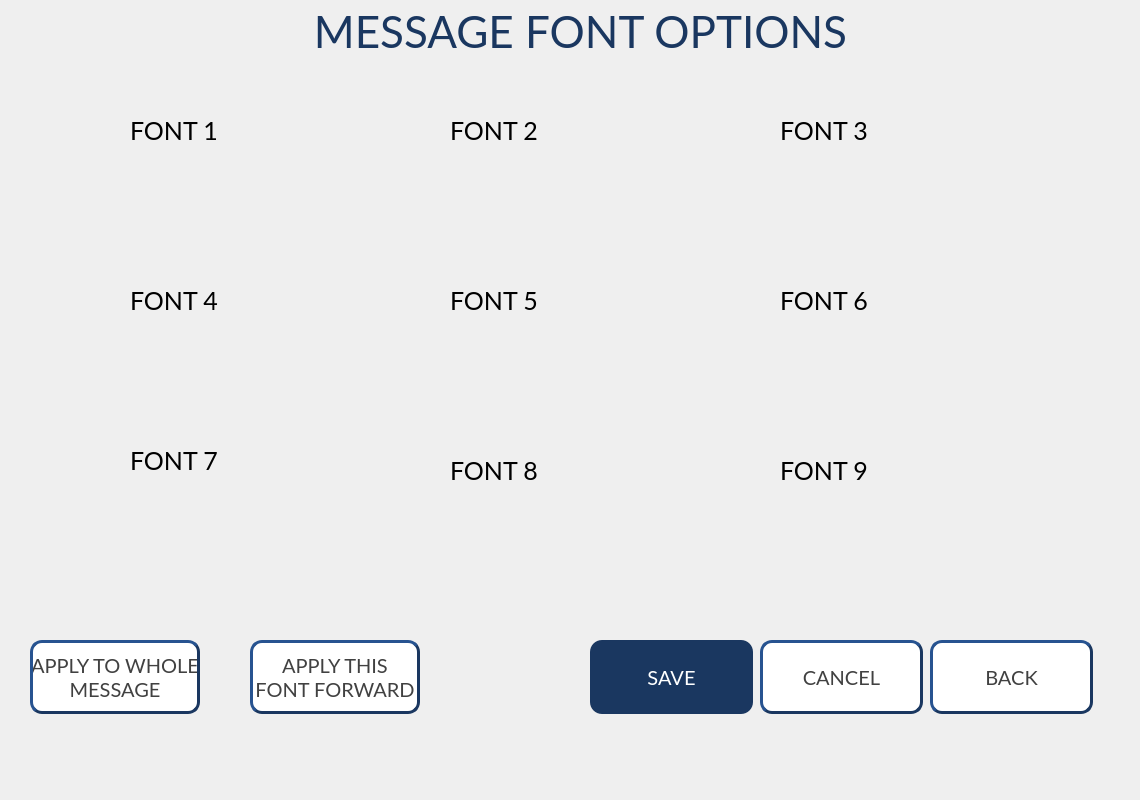
<?xml version="1.0" encoding="UTF-8"?>
<ui version="4.0">
 <class>HNS_Font_Settings_Screen</class>
 <widget class="QWidget" name="HNS_Font_Settings_Screen">
  <property name="geometry">
   <rect>
    <x>0</x>
    <y>0</y>
    <width>1140</width>
    <height>800</height>
   </rect>
  </property>
  <property name="windowTitle">
   <string>Form</string>
  </property>
  <widget class="QLabel" name="LBL_FontName1">
   <property name="geometry">
    <rect>
     <x>130</x>
     <y>120</y>
     <width>161</width>
     <height>21</height>
    </rect>
   </property>
   <property name="font">
    <font>
     <family>Lato</family>
     <pointsize>19</pointsize>
    </font>
   </property>
   <property name="text">
    <string>FONT 1</string>
   </property>
   <property name="alignment">
    <set>Qt::AlignLeading|Qt::AlignLeft|Qt::AlignVCenter</set>
   </property>
  </widget>
  <widget class="HNS_Message_Preview" name="GV_Fonts_Preview5" native="true">
   <property name="geometry">
    <rect>
     <x>450</x>
     <y>320</y>
     <width>230</width>
     <height>125</height>
    </rect>
   </property>
   <property name="styleSheet">
    <string notr="true"/>
   </property>
  </widget>
  <widget class="QLabel" name="LBL_FontName7">
   <property name="geometry">
    <rect>
     <x>130</x>
     <y>450</y>
     <width>161</width>
     <height>21</height>
    </rect>
   </property>
   <property name="font">
    <font>
     <family>Lato</family>
     <pointsize>19</pointsize>
    </font>
   </property>
   <property name="text">
    <string>FONT 7</string>
   </property>
   <property name="alignment">
    <set>Qt::AlignLeading|Qt::AlignLeft|Qt::AlignVCenter</set>
   </property>
  </widget>
  <widget class="QLabel" name="LBL_FontName4">
   <property name="geometry">
    <rect>
     <x>130</x>
     <y>290</y>
     <width>161</width>
     <height>21</height>
    </rect>
   </property>
   <property name="font">
    <font>
     <family>Lato</family>
     <pointsize>19</pointsize>
    </font>
   </property>
   <property name="text">
    <string>FONT 4</string>
   </property>
   <property name="alignment">
    <set>Qt::AlignLeading|Qt::AlignLeft|Qt::AlignVCenter</set>
   </property>
  </widget>
  <widget class="HNS_Message_Preview" name="GV_Fonts_Preview2" native="true">
   <property name="geometry">
    <rect>
     <x>450</x>
     <y>150</y>
     <width>230</width>
     <height>125</height>
    </rect>
   </property>
   <property name="styleSheet">
    <string notr="true"/>
   </property>
  </widget>
  <widget class="QPushButton" name="PB_FontSet_Cancel">
   <property name="geometry">
    <rect>
     <x>760</x>
     <y>640</y>
     <width>163</width>
     <height>74</height>
    </rect>
   </property>
   <property name="font">
    <font>
     <family>Lato</family>
     <pointsize>15</pointsize>
    </font>
   </property>
   <property name="styleSheet">
    <string notr="true">QPushButton{
	background-color:#FFFFFF;
	color:#414141;
	border-style:outset;
	border-width:3px;
	border-color:#1A3760;
	border-radius:12px;
}</string>
   </property>
   <property name="text">
    <string>CANCEL</string>
   </property>
  </widget>
  <widget class="QLabel" name="LBL_FontName3">
   <property name="geometry">
    <rect>
     <x>780</x>
     <y>120</y>
     <width>161</width>
     <height>21</height>
    </rect>
   </property>
   <property name="font">
    <font>
     <family>Lato</family>
     <pointsize>19</pointsize>
    </font>
   </property>
   <property name="text">
    <string>FONT 3</string>
   </property>
   <property name="alignment">
    <set>Qt::AlignLeading|Qt::AlignLeft|Qt::AlignVCenter</set>
   </property>
  </widget>
  <widget class="QLabel" name="LBL_FontName5">
   <property name="geometry">
    <rect>
     <x>450</x>
     <y>290</y>
     <width>161</width>
     <height>21</height>
    </rect>
   </property>
   <property name="font">
    <font>
     <family>Lato</family>
     <pointsize>19</pointsize>
    </font>
   </property>
   <property name="text">
    <string>FONT 5</string>
   </property>
   <property name="alignment">
    <set>Qt::AlignLeading|Qt::AlignLeft|Qt::AlignVCenter</set>
   </property>
  </widget>
  <widget class="QLabel" name="LBL_FontName6">
   <property name="geometry">
    <rect>
     <x>780</x>
     <y>290</y>
     <width>161</width>
     <height>21</height>
    </rect>
   </property>
   <property name="font">
    <font>
     <family>Lato</family>
     <pointsize>19</pointsize>
    </font>
   </property>
   <property name="text">
    <string>FONT 6</string>
   </property>
   <property name="alignment">
    <set>Qt::AlignLeading|Qt::AlignLeft|Qt::AlignVCenter</set>
   </property>
  </widget>
  <widget class="QLabel" name="LBL_FontName9">
   <property name="geometry">
    <rect>
     <x>780</x>
     <y>460</y>
     <width>161</width>
     <height>21</height>
    </rect>
   </property>
   <property name="font">
    <font>
     <family>Lato</family>
     <pointsize>19</pointsize>
    </font>
   </property>
   <property name="text">
    <string>FONT 9</string>
   </property>
   <property name="alignment">
    <set>Qt::AlignLeading|Qt::AlignLeft|Qt::AlignVCenter</set>
   </property>
  </widget>
  <widget class="HNS_Message_Preview" name="GV_Fonts_Preview3" native="true">
   <property name="geometry">
    <rect>
     <x>780</x>
     <y>150</y>
     <width>230</width>
     <height>125</height>
    </rect>
   </property>
   <property name="styleSheet">
    <string notr="true"/>
   </property>
  </widget>
  <widget class="QPushButton" name="PB_FontSet_Back">
   <property name="geometry">
    <rect>
     <x>930</x>
     <y>640</y>
     <width>163</width>
     <height>74</height>
    </rect>
   </property>
   <property name="font">
    <font>
     <family>Lato</family>
     <pointsize>15</pointsize>
    </font>
   </property>
   <property name="styleSheet">
    <string notr="true">QPushButton{
	background-color:#FFFFFF;
	color:#414141;
	border-style:outset;
	border-width:3px;
	border-color:#1A3760;
	border-radius:12px;
}</string>
   </property>
   <property name="text">
    <string>BACK</string>
   </property>
  </widget>
  <widget class="HNS_Message_Preview" name="GV_Fonts_Preview1" native="true">
   <property name="geometry">
    <rect>
     <x>130</x>
     <y>150</y>
     <width>230</width>
     <height>125</height>
    </rect>
   </property>
   <property name="styleSheet">
    <string notr="true"/>
   </property>
  </widget>
  <widget class="QLabel" name="LBL_FontName2">
   <property name="geometry">
    <rect>
     <x>450</x>
     <y>120</y>
     <width>161</width>
     <height>21</height>
    </rect>
   </property>
   <property name="font">
    <font>
     <family>Lato</family>
     <pointsize>19</pointsize>
    </font>
   </property>
   <property name="text">
    <string>FONT 2</string>
   </property>
   <property name="alignment">
    <set>Qt::AlignLeading|Qt::AlignLeft|Qt::AlignVCenter</set>
   </property>
  </widget>
  <widget class="QPushButton" name="PB_FontSet_ApplyAll">
   <property name="geometry">
    <rect>
     <x>30</x>
     <y>640</y>
     <width>170</width>
     <height>74</height>
    </rect>
   </property>
   <property name="font">
    <font>
     <family>Lato</family>
     <pointsize>15</pointsize>
    </font>
   </property>
   <property name="styleSheet">
    <string notr="true">QPushButton{
	background-color:#FFFFFF;
	color:#414141;
	border-style:outset;
	border-width:3px;
	border-color:#1A3760;
	border-radius:12px
}

QPushButton:checked{
	background-color:#1A3760;
	color:#FFFFFF;
}</string>
   </property>
   <property name="text">
    <string>APPLY TO WHOLE
MESSAGE</string>
   </property>
   <property name="checkable">
    <bool>false</bool>
   </property>
   <property name="checked">
    <bool>false</bool>
   </property>
  </widget>
  <widget class="HNS_Message_Preview" name="GV_Fonts_Preview7" native="true">
   <property name="geometry">
    <rect>
     <x>132</x>
     <y>490</y>
     <width>230</width>
     <height>125</height>
    </rect>
   </property>
   <property name="styleSheet">
    <string notr="true"/>
   </property>
  </widget>
  <widget class="HNS_Message_Preview" name="GV_Fonts_Preview6" native="true">
   <property name="geometry">
    <rect>
     <x>780</x>
     <y>320</y>
     <width>230</width>
     <height>125</height>
    </rect>
   </property>
   <property name="styleSheet">
    <string notr="true"/>
   </property>
  </widget>
  <widget class="HNS_Message_Preview" name="GV_Fonts_Preview8" native="true">
   <property name="geometry">
    <rect>
     <x>450</x>
     <y>490</y>
     <width>230</width>
     <height>125</height>
    </rect>
   </property>
   <property name="styleSheet">
    <string notr="true"/>
   </property>
  </widget>
  <widget class="HNS_Message_Preview" name="GV_Fonts_Preview9" native="true">
   <property name="geometry">
    <rect>
     <x>780</x>
     <y>490</y>
     <width>230</width>
     <height>125</height>
    </rect>
   </property>
   <property name="styleSheet">
    <string notr="true"/>
   </property>
  </widget>
  <widget class="QLabel" name="LBL_FontName8">
   <property name="geometry">
    <rect>
     <x>450</x>
     <y>460</y>
     <width>161</width>
     <height>21</height>
    </rect>
   </property>
   <property name="font">
    <font>
     <family>Lato</family>
     <pointsize>19</pointsize>
    </font>
   </property>
   <property name="text">
    <string>FONT 8</string>
   </property>
   <property name="alignment">
    <set>Qt::AlignLeading|Qt::AlignLeft|Qt::AlignVCenter</set>
   </property>
  </widget>
  <widget class="QLabel" name="label_6">
   <property name="geometry">
    <rect>
     <x>280</x>
     <y>10</y>
     <width>601</width>
     <height>41</height>
    </rect>
   </property>
   <property name="font">
    <font>
     <family>Lato</family>
     <pointsize>33</pointsize>
    </font>
   </property>
   <property name="styleSheet">
    <string notr="true">color:#1A3760</string>
   </property>
   <property name="text">
    <string>MESSAGE FONT OPTIONS</string>
   </property>
   <property name="alignment">
    <set>Qt::AlignCenter</set>
   </property>
  </widget>
  <widget class="QPushButton" name="PB_FontSet_ApplyAfter">
   <property name="geometry">
    <rect>
     <x>250</x>
     <y>640</y>
     <width>170</width>
     <height>74</height>
    </rect>
   </property>
   <property name="font">
    <font>
     <family>Lato</family>
     <pointsize>15</pointsize>
    </font>
   </property>
   <property name="styleSheet">
    <string notr="true">QPushButton{
	background-color:#FFFFFF;
	color:#414141;
	border-style:outset;
	border-width:3px;
	border-color:#1A3760;
	border-radius:12px
}

QPushButton:checked{
	background-color:#1A3760;
	color:#FFFFFF;
}</string>
   </property>
   <property name="text">
    <string>APPLY THIS
FONT FORWARD</string>
   </property>
   <property name="checkable">
    <bool>false</bool>
   </property>
   <property name="checked">
    <bool>false</bool>
   </property>
  </widget>
  <widget class="QPushButton" name="PB_FontSet_Save">
   <property name="geometry">
    <rect>
     <x>590</x>
     <y>640</y>
     <width>163</width>
     <height>74</height>
    </rect>
   </property>
   <property name="font">
    <font>
     <family>Lato</family>
     <pointsize>15</pointsize>
    </font>
   </property>
   <property name="styleSheet">
    <string notr="true">QPushButton{
	background-color:#1A3760;
	color:#FFFFFF;
	border-radius:12px;
}</string>
   </property>
   <property name="text">
    <string>SAVE</string>
   </property>
  </widget>
  <widget class="HNS_Message_Preview" name="GV_Fonts_Preview4" native="true">
   <property name="geometry">
    <rect>
     <x>130</x>
     <y>320</y>
     <width>230</width>
     <height>125</height>
    </rect>
   </property>
   <property name="styleSheet">
    <string notr="true"/>
   </property>
  </widget>
 </widget>
 <customwidgets>
  <customwidget>
   <class>HNS_Message_Preview</class>
   <extends>QWidget</extends>
   <header>hns_message_preview.h</header>
   <container>1</container>
  </customwidget>
 </customwidgets>
 <resources/>
 <connections/>
</ui>
